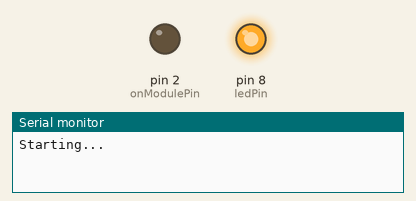
Simulated run of this sketch. Board: Arduino Uno, built with avr-gcc and run on an emulated ATmega328P. On the bench: output pins drawn as LEDs (lit = HIGH), the last lines printed to the serial monitor.

Above: at 0.1 s.
At 2.1 s:
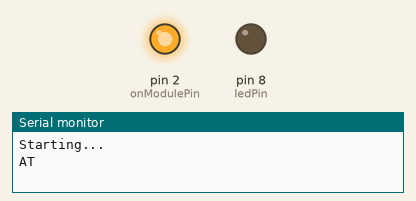
Timing chart, 0 to 6.6 s (numbered marks = the images above):
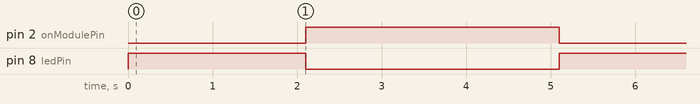

Measured:
- by itself, pin 2 (onModulePin): LOW → HIGH at 2.1 s, → LOW 3.0 s later
- by itself, pin 8 (ledPin): LOW → HIGH at 0.00 s, → LOW 2.1 s later, → HIGH 3.0 s later

The sketch:

SIM5218E_poc_may17a.ino
```cpp
int8_t answer;
const int onModulePin = 2;      // the pin to switch on the module (without press on button)

const int button1Pin = 3;        // the number of the pushbutton1 pin
const int button2Pin = 4;        // the number of the pushbutton2 pin
const int button3Pin = 5;        // the number of the pushbutton3 pin
const int button4Pin = 6;        // the number of the pushbutton4 pin
const int button5Pin = 7;        // the number of the pushbutton5 pin

const int ledPin = 8;            // the number of the led pin

int button1State = 0;            // variable for reading the pushbutton1 status
int button2State = 0;            // variable for reading the pushbutton2 status
int button3State = 0;            // variable for reading the pushbutton3 status
int button4State = 0;            // variable for reading the pushbutton4 status
int button5State = 0;            // variable for reading the pushbutton5 status

void setup() {
  pinMode(onModulePin, OUTPUT); // initialize the onModulePin as output
  pinMode(button1Pin, INPUT);   // initialize the pushbutton1 pin as an input
  pinMode(button2Pin, INPUT);   // initialize the pushbutton2 pin as an input
  pinMode(button3Pin, INPUT);   // initialize the pushbutton3 pin as an input
  pinMode(button4Pin, INPUT);   // initialize the pushbutton4 pin as an input
  pinMode(button5Pin, INPUT);   // initialize the pushbutton5 pin as an input
  pinMode(ledPin, OUTPUT);      // initialize the led pin as output

  powerOn();                    // switches the SIM5218 module ON

  // sendATcommand("AT+COPS=?", "OK", 2000);
}


void loop() {
  // read the state of the pushbutton value:
  button1State = digitalRead(button1Pin);
  button2State = digitalRead(button2Pin);
  button3State = digitalRead(button3Pin);
  button4State = digitalRead(button4Pin);
  button5State = digitalRead(button5Pin);

  // check if the pushbutton is pressed.
  // if it is, the buttonState is HIGH:
  // send data
  if (button1State == HIGH) {
    sendATcommand("AT+CUSD=1,\"*126*118*497*23#\"", "Thx", 5000);
  } else if (button2State == HIGH) {
    sendATcommand("AT+CUSD=1,\"*126*118*497*37#\"", "Thx", 5000);
  } else if (button3State == HIGH) {
    sendATcommand("AT+CUSD=1,\"*126*118*497*53#\"", "Thx", 5000);
  } else if (button4State == HIGH) {
    sendATcommand("AT+CUSD=1,\"*126*118*497*67#\"", "Thx", 5000);
  } else if (button5State == HIGH) {
    sendATcommand("AT+CUSD=1,\"*126*118*497*71#\"", "Thx", 5000);
  }
  // delay(1000);
  // sendATcommand("AT+CPOF", "OK", 2000);
}


//******************************************************
// User functions
//******************************************************

// Power on the SIM5218E module
void powerOn(){
  Serial.begin(115200);      // UART baud rate
  Serial.println("Starting...");

  uint8_t answer=0;

  // checks if the module is started
  answer = sendATcommand("AT", "OK", 2000);
  if (answer == 0)
  {
    // power on pulse
    digitalWrite(onModulePin,HIGH);
    delay(3000);
    digitalWrite(onModulePin,LOW);

    // waits for an answer from the module
    while(answer == 0){     // Send AT every two seconds and wait for the answer
      answer = sendATcommand("AT", "OK", 2000);
    }
  }
  delay(5000); // module returns OK a few seconds before it is actually ready
}

// Send AT command to SIM5218E module
int8_t sendATcommand(char* ATcommand, char* expected_answer, unsigned int timeout){

  digitalWrite(ledPin,HIGH);     // turn the led on while we send data

  uint8_t x=0,  answer=0;
  char response[100];
  unsigned long previous;

  memset(response, '\0', 100);    // Initialize the string

  delay(100);

  while( Serial.available() > 0) Serial.read();    // Clean the input buffer

  Serial.println(ATcommand);    // Send the AT command


  x = 0;
  previous = millis();

  // this loop waits for the answer
  do{
    if(Serial.available() != 0){
      // if there are data in the UART input buffer, reads it and checks for the asnwer
      response[x] = Serial.read();
      x++;
      // check if the desired answer  is in the response of the module
      if (strstr(response, expected_answer) != NULL)
      {
        answer = 1;
      }
    }
   // Waits for the asnwer with time out
  }while((answer == 0) && ((millis() - previous) < timeout));

  digitalWrite(ledPin,LOW);      // turn the led off

  return answer;
}

int8_t powerOff() {
  uint8_t answer = 0;
  answer = sendATcommand("AT+CPOF", "OK", 2000);
  return answer;
}
```
